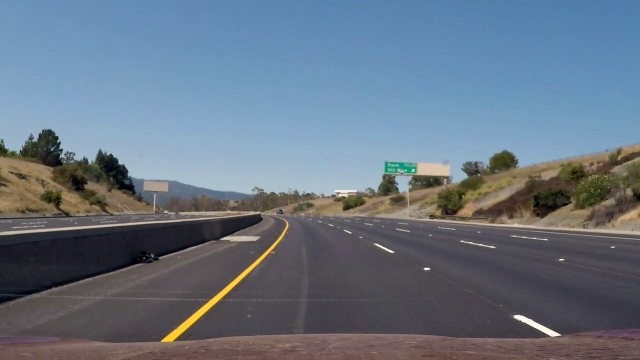
#> input picture images/ori_undist.png, 640 x 360 px
$ python -i img_processing.py   (imports and definitions only)   (older library calls are emulated)
#> lines starting #> are read from the running program, lines starting #| are printed output that depends on the picture; after the words box and inside, x2 and y2 are one past the last pixel; in counts of white or black regions, pixels touching at a corner belong together
# -*- coding: utf-8 -*-
"""
Created on Wed Jul 31 11:46:15 2019

@author: shiha
"""

import numpy as np
import cv2
import matplotlib.pyplot as plt


# [50 lines left out: functions undistort, histo_eql, homography, not called in this run]

def threshold(frame):
    frame_copy = frame.copy()

    #frame_rgb = cv2.cvtColor(frame_copy, cv2.COLOR_GRAY2RGB)
    frame_hsv = cv2.cvtColor(frame_copy, cv2.COLOR_RGB2HSV)
#> frame_hsv: shape (360, 640, 3); mean H, S, V 92.7, 72.5, 138.3
    frame_hls = cv2.cvtColor(frame_copy, cv2.COLOR_RGB2HLS)
#> frame_hls: shape (360, 640, 3); mean of channels 0, 1, 2 92.6, 116.7, 58.9

    #threshold hsv
    upper = np.array([150, 255, 255], dtype = "uint8")
#    lower = np.array([30, 50, 130], dtype = "uint8")
    lower = np.array([90, 60, 130], dtype = "uint8")

    mask = cv2.inRange(frame_hsv, lower, upper)
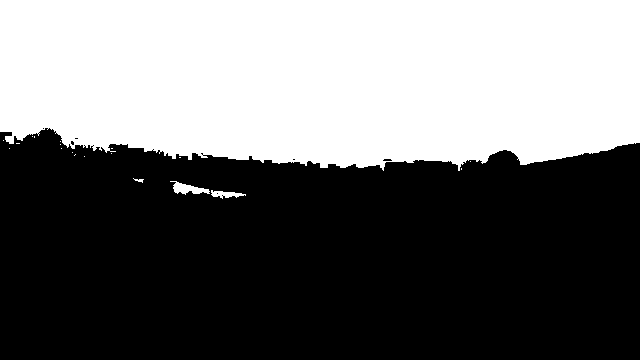
#> mask: shape (360, 640); 43.3% white; 20 white regions (16 under 20 px), largest, box (x1, y1, x2, y2) and area: (0, 0, 640, 171) 99208, (170, 181, 210, 195) 268, (211, 190, 246, 199) 161, (133, 178, 144, 183) 24

    frame_hsv = cv2.bitwise_and(frame, frame, mask = mask)

    frame_hsv = cv2.cvtColor(frame_hsv, cv2.COLOR_HSV2BGR)
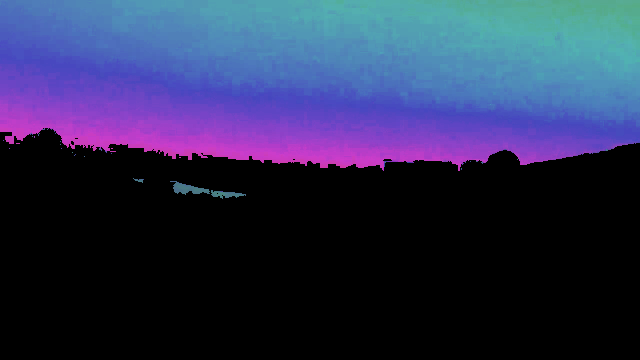
#> frame_hsv: shape (360, 640, 3); mean B, G, R 80.7, 47.4, 42.3
    frame_hsv = cv2.cvtColor(frame_hsv, cv2.COLOR_BGR2GRAY)
#> frame_hsv: shape (360, 640)

    #threshold hls
    l = frame_hls[:,:,1]
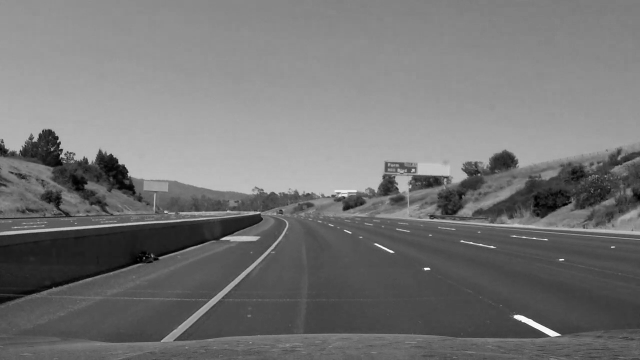
#> l: shape (360, 640); min 0, max 254, mean 116.7
    s = frame_hls[:,:,2]
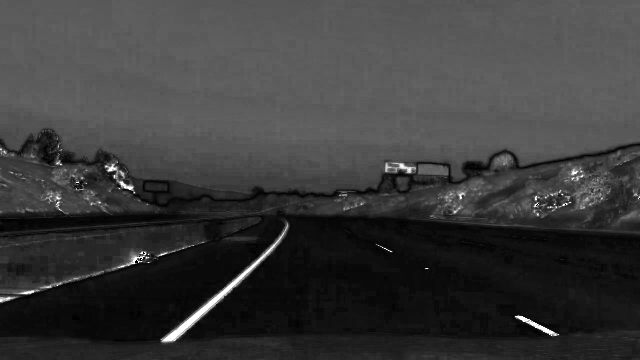
#> s: shape (360, 640); min 0, max 255, mean 58.9
    sobel = cv2.Sobel(l, cv2.CV_64F, 1, 1)
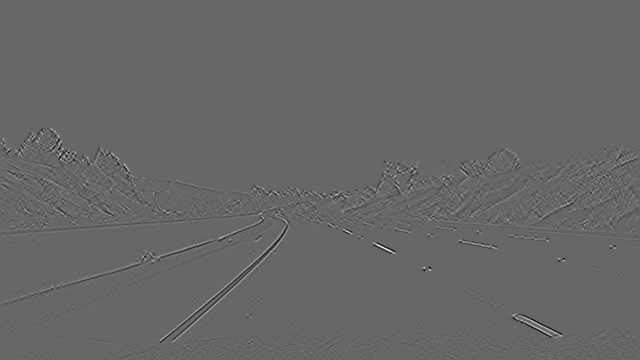
#> sobel: shape (360, 640) float64; min -179, max 262, mean 0; drawn with min black and max white
    sobel = np.abs(sobel)
    s_sobel = np.uint8(sobel/np.max(sobel))
#> s_sobel: shape (360, 640); values 0 (black) and 1 (white), 0% white in thin lines or dots, all inside (x1, y1, x2, y2) = (382, 247, 383, 248)

    sx_bin = np.zeros_like(s_sobel)
    sx_bin[(s_sobel >= 100) & (s_sobel <= 255)] = 1

    s_binary = np.zeros_like(s)
    s_binary[(s >= 100) & (s <= 255)] = 1

    frame_hls = np.zeros_like(sx_bin)
    frame_hls[(s_binary == 1) | (sx_bin == 1)] = 255

    #threshold rgb
    lower_w_rgb = np.array([200, 200, 200], dtype="uint8")
    upper_w_rgb = np.array([255, 255, 255], dtype="uint8")
    mask = cv2.inRange(frame, lower_w_rgb, upper_w_rgb)
#> mask: shape (360, 640); 0.16% white; 18 white regions (15 under 20 px), largest, box (x1, y1, x2, y2) and area: (514, 315, 560, 336) 229, (334, 190, 357, 193) 51, (375, 244, 393, 252) 26
    w_rgb = cv2.bitwise_and(frame, frame, mask=mask)
    w_rgb = cv2.cvtColor(w_rgb, cv2.COLOR_RGB2GRAY)
#> w_rgb: shape (360, 640)
    # y_rgb = bina(y_rgb, threshold)

    lower_y_rgb = np.array([0, 190, 190], dtype="uint8")
    upper_y_rgb = np.array([255, 255, 255], dtype="uint8")
    mask = cv2.inRange(frame, lower_y_rgb, upper_y_rgb)
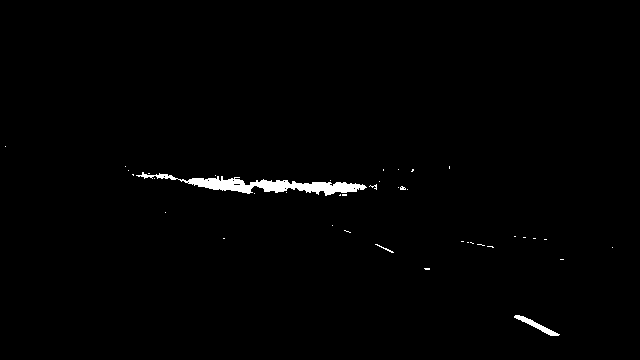
#> mask: shape (360, 640); 0.96% white; 40 white regions (37 under 20 px), largest, box (x1, y1, x2, y2) and area: (136, 172, 367, 196) 1801, (514, 315, 560, 336) 232, (375, 244, 394, 253) 31
    y_rgb = cv2.bitwise_and(frame, frame, mask=mask)
    y_rgb = cv2.cvtColor(y_rgb, cv2.COLOR_RGB2GRAY)
#> y_rgb: shape (360, 640)

    mask_i = cv2.bitwise_or(w_rgb, y_rgb)
    i_rgb = cv2.bitwise_and(frame, frame, mask=mask_i)
    i_rgb = cv2.cvtColor(i_rgb, cv2.COLOR_BGR2GRAY)

    #combine
    mask_comb = cv2.bitwise_or(frame_hsv, frame_hls)
    mask_comb = cv2.bitwise_or(mask_comb, i_rgb)
    frame_out = cv2.bitwise_and(frame, frame, mask = mask_comb)

    frame_out = cv2.cvtColor(frame_out, cv2.COLOR_BGR2GRAY)
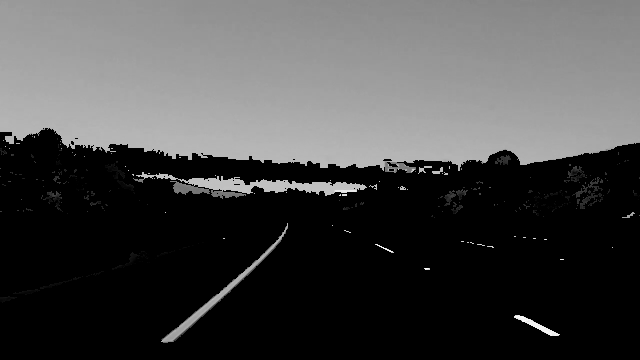
#> frame_out: shape (360, 640); min 0, max 254, mean 71.9

    return frame_out

# [36 lines left out: function thresholding, not called in this run]


>>> import cv2
>>> picture = cv2.cvtColor(cv2.imread('images/ori_undist.png'), cv2.COLOR_BGR2RGB)
>>> result = threshold(picture)
